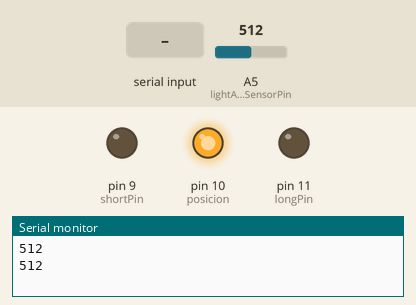
Recording of a sketch running on a simulated Arduino Uno, built with avr-gcc and run on an emulated ATmega328P. Shown: output pins drawn as LEDs (lit = HIGH), the last lines printed to the serial monitor. The inputs (shaded band) are chosen by the test bench; at power-on: A5 (lightAnalogSensorPin) = 512.

Above: at 1.2 s.
1.3 s: A5 (lightAnalogSensorPin) set to 886
3.2 s: A5 (lightAnalogSensorPin) set to 910
At 5.1 s:
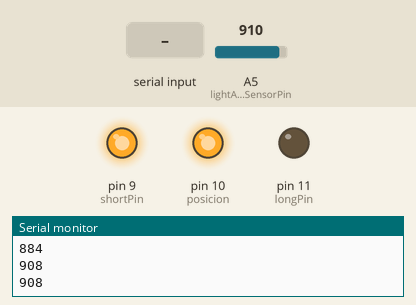
5.5 s: "L" received over Serial
At 6.7 s:
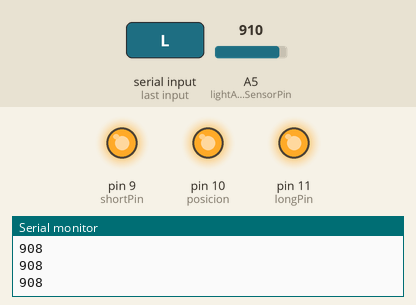
7.5 s: A5 (lightAnalogSensorPin) set to 466
9.2 s: A5 (lightAnalogSensorPin) set to 438
At 11.0 s:
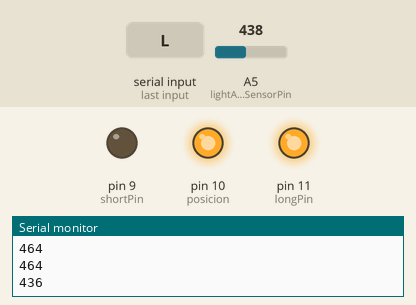
11.5 s: A5 (lightAnalogSensorPin) set to 1023
At 12.5 s:
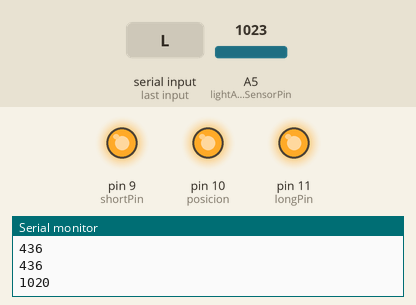
Timing chart, 0 to 14.5 s (numbered marks = the images above; inputs shaded):
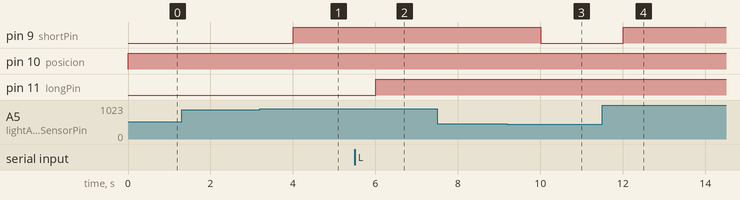

Measured:
- the behaviour switches between 903 and 904 on A5 (lightAnalogSensorPin) (found by bisection; images 0 and 1)
- the behaviour switches between 452 and 451 on A5 (lightAnalogSensorPin) (found by bisection; images 2 and 3)
- after the input at 3.2 s, pin 9 (shortPin): LOW → HIGH after 0.80 s
- after the input at 5.5 s, pin 11 (longPin): LOW → HIGH after 0.50 s
- after the input at 9.2 s, pin 9 (shortPin): HIGH → LOW after 0.80 s
- after the input at 11.5 s, pin 9 (shortPin): LOW → HIGH after 0.50 s

The sketch:

arduino.ino
```cpp
/*For light sensor*/


const int lightAnalogSensorPin = 5;
int LAPSE;
int DISTANCE;
int rafagaDelay = 200;
const int posicion = 10;
const int shortPin = 9;
const int longPin = 11;

int umbralMin = 450;
int umbralMax = 900;

bool autoMode = false;
bool shortIsOn = false;
bool longIsOn = false;
bool posicionOn = false;

char GUI_Order = 0;


int light;

void setup() {
  pinMode(posicion,OUTPUT);
  pinMode(shortPin, OUTPUT);
  pinMode(longPin, OUTPUT);
  // put your setup code here, to run once:
  Serial.begin(9600);


}
void loop() {

  digitalWrite(posicion, HIGH);
  if(Serial.available() > 0){/*Wait for GUI to send data*/
    GUI_Order = Serial.read();
    autoMode = false;
    /*BEHAVE ACCORDING TO ORDER*/
    switch(GUI_Order) {

      case 'C': //ON-OFF Cortas
        if(shortIsOn) digitalWrite(shortPin, LOW);
        else digitalWrite(shortPin, HIGH);
        shortIsOn = !shortIsOn;
        break;
      case 'L': //ON-OFF Largas
        if(longIsOn) digitalWrite(longPin, LOW);
        else digitalWrite(longPin, HIGH);
        longIsOn = !longIsOn;
        break;
      case 'Z': //Send data
        light = analogRead(lightAnalogSensorPin)/4;
        Serial.write(light);
        delay(50);
      default:
        break;

    }

  }
    while (Serial.available() <= 0) {
    light = analogRead(lightAnalogSensorPin)/4;
    Serial.println(light * 4);
    autoMode = true;
    if (autoMode){
         if(light*4 > umbralMax){
        digitalWrite(shortPin, HIGH);
          }

        if(light*4 < umbralMin){
          digitalWrite(shortPin, LOW);
           }

    }
    delay(1000);
  }

}
```
